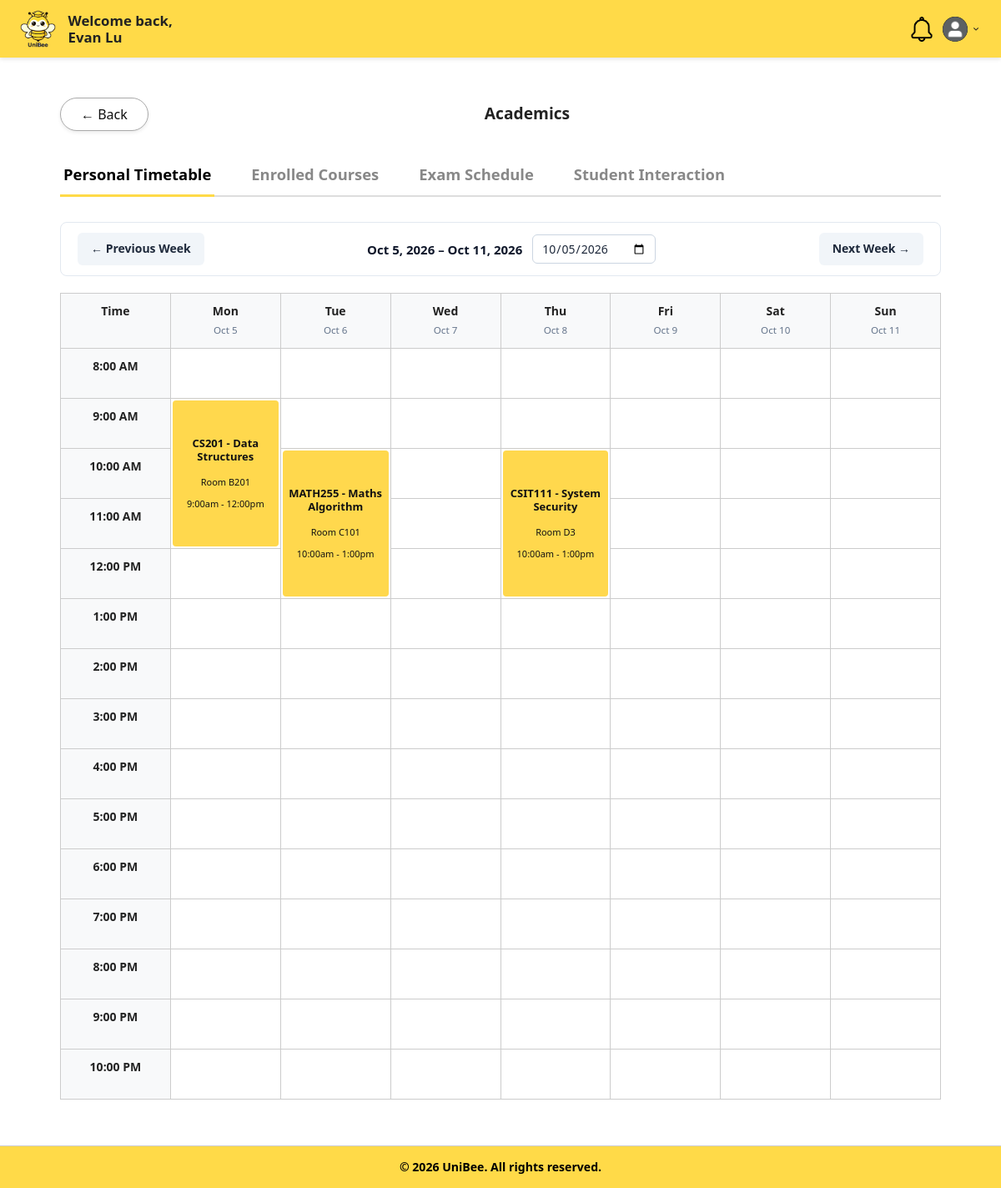
The app's page /boundary/academicsPage.php (signed in) with its own data.
### tables this page shows
CREATE TABLE StudentEnrolments (
    id INT PRIMARY KEY AUTO_INCREMENT,
    studentId INT NOT NULL,
    classId INT NOT NULL,
    enrolledBy INT,
    enrolmentDate DATETIME DEFAULT CURRENT_TIMESTAMP,
    status ENUM('enrolled', 'dropped', 'completed') DEFAULT 'enrolled',
    FOREIGN KEY (studentId) REFERENCES Users(id) ON DELETE CASCADE,
    FOREIGN KEY (classId) REFERENCES Classes(id) ON DELETE CASCADE,
    FOREIGN KEY (enrolledBy) REFERENCES Users(id) ON DELETE SET NULL
);

### controller/academicsController.php (called while the page is built, shortened)
<?php
require_once "../database/database.php";
require_once "../entity/timetableEntry.php";
class AcademicsController
{
    private $db;
    public function __construct()
    {
        $database = new Database();
        $this->db = $database->connect();
    }
    public function getTimetable($studentId)
    {
        $sql = "SELECT
                    c.id                AS id,
                    se.studentId        AS userId,
                    CONCAT(m.code, ' - ', m.name) AS title,
                    c.dayOfWeek,
                    c.startTime,
                    c.endTime,
                    c.room              AS location,
                    c.createdAt,
                    c.updatedAt
                FROM StudentEnrolments se
                INNER JOIN Classes c ON c.id = se.classId
                INNER JOIN Modules m ON m.id = c.moduleId
                WHERE se.studentId = :studentId
                  AND se.status = 'enrolled'
                  AND c.status  = 'active'
                ORDER BY FIELD(c.dayOfWeek,'mon','tue','wed','thu','fri','sat','sun'),
                         c.startTime ASC";
        try {
            $stmt = $this->db->prepare($sql);
            $stmt->bindValue(':studentId', (int) $studentId, PDO::PARAM_INT);
            $stmt->execute();
            $rows = $stmt->fetchAll(PDO::FETCH_ASSOC);
            $entries = [];
            foreach ($rows as $row) {
                $entries[] = new TimetableEntry(
                    $row['id'],
                    $row['userId'],
                    $row['title'],
                    $row['dayOfWeek'],
                    $row['startTime'],
                    $row['endTime'],
                    $row['location'],
                    $row['createdAt'],
                    $row['updatedAt']
                );
            }
            return $entries;
        } catch (PDOException $e) {
            error_log("AcademicsController getTimetable error: " . $e->getMessage());
            return false;
        }
    }
    private function isValidId($id)
    {
        return isset($id) && is_numeric($id) && (int) $id > 0;
    }
}
?>

### database/database.php (called while the page is built, shortened)
<?php
class Database
{
    private $host = 'localhost:3307';
    private $dbname = 'unibee';
    private $username = 'root';
    private $password = '';
    public function connect()
    {
        try {
            $this->pdo = new PDO(
                "mysql:host={$this->host};dbname={$this->dbname}",
                $this->username,
                $this->password
            );
            $this->pdo->setAttribute(PDO::ATTR_ERRMODE, PDO::ERRMODE_EXCEPTION);
            return $this->pdo;
        } catch (PDOException $e) {
            die("Database connection failed: " . $e->getMessage());
        }
    }
}

### entity/timetableEntry.php (called while the page is built, shortened)
<?php
class TimetableEntry
{
    private $title;
    private $startTime;
    private $endTime;
    private $location;
    public function __construct(
        $id = null,
        $userId = null,
        $title = null,
        $dayOfWeek = null,
        $startTime = null,
        $endTime = null,
        $location = null,
        $createdAt = null,
        $updatedAt = null
    ) {
        $this->title = $title;
        $this->startTime = $startTime;
        $this->endTime = $endTime;
        $this->location = $location;
    }
    public function getTitle()
    {
        return $this->title;
    }
    public function getStartTime()
    {
        return $this->startTime;
    }
    public function getEndTime()
    {
        return $this->endTime;
    }
    public function getLocation()
    {
        return $this->location;
    }
}
?>

### boundary/academicsPage.php (the view, shortened to what this page needs)
<?php
require_once "../controller/academicsController.php";
$controller = new AcademicsController();
$eventController = new ViewEventsController();
$studentId = $_SESSION['user_id'] ?? null;
$allowedTabs = ['timetable', 'courses', 'exams', 'interaction'];
$requestedTab = $_GET['tab'] ?? 'timetable';
$activeTab = in_array($requestedTab, $allowedTabs) ? $requestedTab : 'timetable';
$today = new DateTime();
if (isset($_GET['date']) && !empty($_GET['date'])) {
    try {
        $refDate = new DateTime($_GET['date']);
    } catch (Exception $e) {
        $refDate = clone $today;
    }
} else {
    $refDate = clone $today;
}
$dayOfWeekNum = (int) $refDate->format('N');
$monday = clone $refDate;
$monday->modify('-' . ($dayOfWeekNum - 1) . ' days')->setTime(0, 0, 0);
$sunday = clone $monday;
$sunday->modify('+6 days')->setTime(23, 59, 59);
$prevMonday = clone $monday;
$prevMonday->modify('-1 week');
$nextMonday = clone $monday;
$nextMonday->modify('+1 week');
$prevDateParam = $prevMonday->format('Y-m-d');
$nextDateParam = $nextMonday->format('Y-m-d');
$selectedDateValue = $monday->format('Y-m-d');
$weekRangeText = $monday->format('M j, Y') . ' – ' . $sunday->format('M j, Y');
$semStart = new DateTime('2026-09-01');
$semEnd = new DateTime('2026-11-30');
$isWithinSemester = ($sunday >= $semStart && $monday <= $semEnd);
$entries = null;
if ($activeTab === 'timetable' && $isWithinSemester) {
    $entries = $controller->getTimetable($studentId);
}
$registeredEvents = method_exists($eventController, 'getUserRegisteredEvents')
    ? $eventController->getUserRegisteredEvents($studentId)
    : [];
$keys = ['mon', 'tue', 'wed', 'thu', 'fri', 'sat', 'sun'];
$weekDates = [];
$currentDay = clone $monday;
for ($i = 0; $i < 7; $i++) {
    $weekDates[$keys[$i]] = [
        'dayName' => $currentDay->format('D'),
        'dateStr' => $currentDay->format('M j')
    ];
    $currentDay->modify('+1 day');
}
$grid = [
    'mon' => [],
    'tue' => [],
    'wed' => [],
    'thu' => [],
    'fri' => [],
    'sat' => [],
    'sun' => []
];
if (is_array($entries)) {
    foreach ($entries as $e) {
        $day = strtolower($e->getDayOfWeek());
        $startParts = explode(':', $e->getStartTime());
        $endParts = explode(':', $e->getEndTime());
        $startHour = (int) $startParts[0];
        $endHour = (int) $endParts[0];
        $duration = $endHour - $startHour;
        $duration = max(1, $duration);
        if (isset($grid[$day])) {
            $grid[$day][$startHour][] = [
                'title' => $e->getTitle(),
                'location' => 'Room ' . $e->getLocation(),
                'time' => date('g:ia', strtotime($e->getStartTime())) . ' - ' . date('g:ia', strtotime($e->getEndTime())),
                'type' => 'class',
                'duration' => $duration
            ];
        }
    }
}
$hours = range(8, 22);
?>
<!DOCTYPE html>
<html lang="en">
<head>
    <link rel="stylesheet" href="../style.css">
</head>
<body>
    <header class="header">
        <div class="logo-container">
            <a href="studentDashboardPage.php">
                <img src="../images/uniBeeLogo.png" alt="UniBee Logo">
            </a>
        </div>
        <div class="welcome-message">
            <span>Welcome back,</span>
            <strong><?php echo htmlspecialchars($_SESSION['user_name']); ?></strong>
        </div>
        <div class="dashboard-header-right">
            <a href="NotificationPage.php" class="header-icon">
                <img src="../images/notification.png" alt="Notifications">
            </a>
            <div class="profile-dropdown">
                <div class="profile-container" onclick="toggleDropdown()">
                    <img src="../images/profilePic.png" alt="Profile" class="profile-icon">
                    <img src="../images/dropdown.png" alt="Menu" class="dropdown-arrow">
                </div>
            </div>
        </div>
    </header>
    <main class="dashboard">
        <div class="profile-header">
            <a href="studentDashboardPage.php" class="btn-back">&#8592; Back</a>
            <h2 class="section-label">Academics</h2>
        </div>
        <div class="teaching-tabs">
            <a href="academicsPage.php?tab=timetable"
                class="teaching-tab <?php echo $activeTab === 'timetable' ? 'active' : ''; ?>">
                Personal Timetable
            </a>
            <a href="academicsPage.php?tab=courses"
                class="teaching-tab <?php echo $activeTab === 'courses' ? 'active' : ''; ?>">
                Enrolled Courses
            </a>
            <a href="academicsPage.php?tab=exams"
                class="teaching-tab <?php echo $activeTab === 'exams' ? 'active' : ''; ?>">
                Exam Schedule
            </a>
            <a href="academicsPage.php?tab=interaction"
                class="teaching-tab <?php echo $activeTab === 'interaction' ? 'active' : ''; ?>">
                Student Interaction
            </a>
        </div>
        <?php if ($activeTab === 'timetable'): ?>
            <div class="timetable-controls">
                <a href="academicsPage.php?tab=timetable&date=<?php echo $prevDateParam; ?>"
                    class="timetable-nav-btn">&larr;
                    Previous Week</a>
                <div class="date-picker-wrapper">
                    <span class="week-range-title"><?php echo htmlspecialchars($weekRangeText); ?></span>
                    <input type="date" class="date-input" value="<?php echo $selectedDateValue; ?>"
                        onchange="jumpToWeek(this.value)">
                </div>
                <a href="academicsPage.php?tab=timetable&date=<?php echo $nextDateParam; ?>" class="timetable-nav-btn">Next
                    Week &rarr;</a>
            </div>
            <?php if (!$isWithinSemester && empty($registeredEvents)): ?>
                <p class="no-notifications">No classes scheduled for this week. </p>
            <?php elseif ($entries === false): ?>
                <p class="error-message">Unable to retrieve timetable. Please try again later.</p>
            <?php else: ?>
                <table class="timetable-grid">
                    <thead>
                        <tr>
                            <th>Time</th>
                            <?php foreach ($keys as $k): ?>
                                <th>
                                    <?php echo $weekDates[$k]['dayName']; ?><br>
                                    <small
                                        style="font-weight: normal; color: #64748b;"><?php echo $weekDates[$k]['dateStr']; ?></small>
                                </th>
                            <?php endforeach; ?>
                        </tr>
                    </thead>
                    <tbody>
                        <?php
                        $skipCell = [
                            'mon' => [],
                            'tue' => [],
                            'wed' => [],
                            'thu' => [],
                            'fri' => [],
                            'sat' => [],
                            'sun' => []
                        ];
                        foreach ($hours as $h): ?>
                            <tr>
                                <th><?php echo date('g:i A', mktime($h, 0, 0)); ?></th>
                                <?php foreach ($keys as $k): ?>
                                    <?php
                                    if (!empty($skipCell[$k][$h])) {
                                        continue;
                                    }
                                    if (isset($grid[$k][$h])):
                                        $items = $grid[$k][$h];
                                        $maxDuration = 1;
                                        foreach ($items as $it) {
                                            if ($it['duration'] > $maxDuration) {
                                                $maxDuration = $it['duration'];
                                            }
                                        }
                                        for ($d = 1; $d < $maxDuration; $d++) {
                                            $skipCell[$k][$h + $d] = true;
                                        }
                                        $rowspanAttr = $maxDuration > 1 ? ' rowspan="' . $maxDuration . '"' : '';
                                        $hasClash = count($items) > 1;
                                        ?>
                                        <td<?php echo $rowspanAttr; ?>>
                                            <div class="timetable-cell-stack<?php echo $hasClash ? ' has-clash' : ''; ?>">
                                                <?php foreach ($items as $item): ?>
                                                    <div
                                                        class="<?php echo ($item['type'] === 'event') ? 'timetable-slot event-slot' : 'timetable-slot'; ?>">
                                                        <strong><?php echo htmlspecialchars($item['title']); ?></strong><br>
                                                        <span><?php echo htmlspecialchars($item['location']); ?></span><br>
                                                        <small><?php echo htmlspecialchars($item['time']); ?></small>
                                                    </div>
                                                <?php endforeach; ?>
                                            </div>
                                            </td>
                                        <?php else: ?>
                                            <td></td>
                                        <?php endif; ?>
                                    <?php endforeach; ?>
                            </tr>
                        <?php endforeach; ?>
                    </tbody>
                </table>
            <?php endif; ?>
        <?php endif; ?>
    </main>
    <footer>
        <div class="footer-bottom-bar">
            &copy; 2026 UniBee. All rights reserved.
        </div>
    </footer>
</body>
</html>

### boundary/academicsPage.php (style rules this page uses)
.timetable-controls { display: flex; align-items: center; justify-content: space-between; margin: 15px 0; background: #ffffff; padding: 12px 20px; border: 1px solid #e2e8f0; border-radius: 8px; flex-wrap: wrap; gap: 10px; }
.timetable-nav-btn { background-color: #f1f5f9; color: #1e293b; padding: 8px 16px; text-decoration: none; border-radius: 6px; font-weight: 600; font-size: 14px; transition: background 0.2s; }
.date-picker-wrapper { display: flex; align-items: center; gap: 12px; }
.week-range-title { font-size: 15px; font-weight: bold; color: #0f172a; }
.date-input { padding: 6px 10px; border: 1px solid #cbd5e1; border-radius: 6px; font-size: 14px; color: #1e293b; cursor: pointer; outline: none; }
.timetable-cell-stack { display: flex; flex-direction: column; gap: 4px; height: 100%; }
.timetable-cell-stack .timetable-slot, .timetable-cell-stack .event-slot { flex: 1; min-height: 40px; padding: 6px 4px; font-size: 11px; line-height: 1.2; border-radius: 4px; box-sizing: border-box; display: flex; flex-direction: column; justify-content: center; align-items: center; text-align: center; }
.timetable-slot { background-color: #FFD84D; color: #111; font-weight: bold; }
.profile-header { position: relative; display: flex; align-items: center; width: 100%; min-height: 45px; margin: 15px 0 25px 0; }
.profile-header .section-label { position: absolute; left: 70%; transform: translateX(-50%); margin: 0 !important; text-align: center !important; white-space: nowrap; }

### records on screen
studentenrolments: title "MATH255 - Maths Algorithm", location "Room C101", time "10:00am - 1:00pm"

### other values on screen
$_SESSION['user_name'] "Evan Lu"
$weekRangeText "Oct 5, 2026 – Oct 11, 2026"
$weekDates[$k]['dayName'] "Mon"
$weekDates[$k]['dateStr'] "Oct 5"
$weekDates[$k]['dayName'] "Tue"
$weekDates[$k]['dateStr'] "Oct 6"
$weekDates[$k]['dayName'] "Wed"
$weekDates[$k]['dateStr'] "Oct 7"
$weekDates[$k]['dayName'] "Thu"
$weekDates[$k]['dateStr'] "Oct 8"
$weekDates[$k]['dayName'] "Fri"
$weekDates[$k]['dateStr'] "Oct 9"
$weekDates[$k]['dayName'] "Sat"
$weekDates[$k]['dateStr'] "Oct 10"
$weekDates[$k]['dayName'] "Sun"
